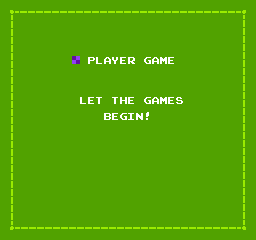

This is a level from a 2D game, rendered from its Tiled map with the project's own tilesets. A one-line summary and the complete map file follow:
An orthogonal 32x30 tile map with 8x8 px tiles, 1 tile layer (Tile Layer 1).

<map version="1.4" tiledversion="1.4.3" orientation="orthogonal" renderorder="right-down" width="32" height="30" tilewidth="8" tileheight="8" infinite="0" nextlayerid="2" nextobjectid="1">
 <tileset firstgid="1" source="chess.tsx" />
 <layer id="1" name="Tile Layer 1" width="32" height="30">
  <data encoding="csv">
514,514,514,514,514,514,514,514,514,514,514,514,514,514,514,514,514,514,514,514,514,514,514,514,514,514,514,514,514,514,514,514,
514,481,482,482,482,482,482,482,482,482,482,482,482,482,482,482,482,482,482,482,482,482,482,482,482,482,482,482,482,482,483,514,
514,513,514,514,514,514,514,514,514,514,514,514,514,514,514,514,514,514,514,514,514,514,514,514,514,514,514,514,514,514,515,514,
514,513,514,514,514,514,514,514,514,514,514,514,514,514,514,514,514,514,514,514,514,514,514,514,514,514,514,514,514,514,515,514,
514,513,514,514,514,514,514,514,514,514,514,514,514,514,514,514,514,514,514,514,514,514,514,514,514,514,514,514,514,514,515,514,
514,513,514,514,514,514,514,514,514,514,514,514,514,514,514,514,514,514,514,514,514,514,514,514,514,514,514,514,514,514,515,514,
514,513,514,514,514,514,514,514,514,514,514,514,514,514,514,514,514,514,514,514,514,514,514,514,514,514,514,514,514,514,515,514,
514,513,514,514,514,514,514,514,514,327,514,499,495,484,508,488,501,514,490,484,496,488,514,514,514,514,514,514,514,514,515,514,
514,513,514,514,514,514,514,514,514,514,514,514,514,514,514,514,514,514,514,514,514,514,514,514,514,514,514,514,514,514,515,514,
514,513,514,514,514,514,514,514,514,514,514,514,514,514,514,514,514,514,514,514,514,514,514,514,514,514,514,514,514,514,515,514,
514,513,514,514,514,514,514,514,514,514,514,514,514,514,514,514,514,514,514,514,514,514,514,514,514,514,514,514,514,514,515,514,
514,513,514,514,514,514,514,514,514,514,514,514,514,514,514,514,514,514,514,514,514,514,514,514,514,514,514,514,514,514,515,514,
514,513,514,514,514,514,514,514,514,514,495,488,503,514,503,491,488,514,490,484,496,488,502,514,514,514,514,514,514,514,515,514,
514,513,514,514,514,514,514,514,514,514,514,514,514,514,514,514,514,514,514,514,514,514,514,514,514,514,514,514,514,514,515,514,
514,513,514,514,514,514,514,514,514,514,514,514,514,485,488,490,492,497,518,514,514,514,514,514,514,514,514,514,514,514,515,514,
514,513,514,514,514,514,514,514,514,514,514,514,514,514,514,514,514,514,514,514,514,514,514,514,514,514,514,514,514,514,515,514,
514,513,514,514,514,514,514,514,514,514,514,514,514,514,514,514,514,514,514,514,514,514,514,514,514,514,514,514,514,514,515,514,
514,513,514,514,514,514,514,514,514,514,514,514,514,514,514,514,514,514,514,514,514,514,514,514,514,514,514,514,514,514,515,514,
514,513,514,514,514,514,514,514,514,514,514,514,514,514,514,514,514,514,514,514,514,514,514,514,514,514,514,514,514,514,515,514,
514,513,514,514,514,514,514,514,514,514,514,514,514,514,514,514,514,514,514,514,514,514,514,514,514,514,514,514,514,514,515,514,
514,513,514,514,514,514,514,514,514,514,514,514,514,514,514,514,514,514,514,514,514,514,514,514,514,514,514,514,514,514,515,514,
514,513,514,514,514,514,514,514,514,514,514,514,514,514,514,514,514,514,514,514,514,514,514,514,514,514,514,514,514,514,515,514,
514,513,514,514,514,514,514,514,514,514,514,514,514,514,514,514,514,514,514,514,514,514,514,514,514,514,514,514,514,514,515,514,
514,513,514,514,514,514,514,514,514,514,514,514,514,514,514,514,514,514,514,514,514,514,514,514,514,514,514,514,514,514,515,514,
514,513,514,514,514,514,514,514,514,514,514,514,514,514,514,514,514,514,514,514,514,514,514,514,514,514,514,514,514,514,515,514,
514,513,514,514,514,514,514,514,514,514,514,514,514,514,514,514,514,514,514,514,514,514,514,514,514,514,514,514,514,514,515,514,
514,513,514,514,514,514,514,514,514,514,514,514,514,514,514,514,514,514,514,514,514,514,514,514,514,514,514,514,514,514,515,514,
514,513,514,514,514,514,514,514,514,514,514,514,514,514,514,514,514,514,514,514,514,514,514,514,514,514,514,514,514,514,515,514,
514,545,546,546,546,546,546,546,546,546,546,546,546,546,546,546,546,546,546,546,546,546,546,546,546,546,546,546,546,546,547,514,
514,514,514,514,514,514,514,514,514,514,514,514,514,514,514,514,514,514,514,514,514,514,514,514,514,514,514,514,514,514,514,514
</data>
 </layer>
</map>